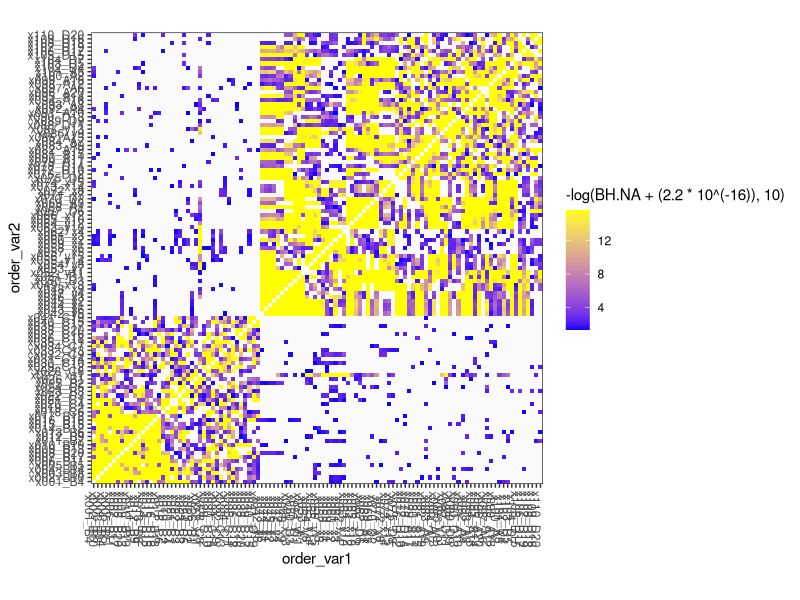

Generate this figure with R:
#Load ggplot2

library(ggplot2)

#Read in data

data <- read.table("./0.ordered_variables.txt", header=TRUE)

#Make heatmap

t <- ggplot(data=data, aes(x=order_var1, y=order_var2, fill=-log( BH.NA + (2.2*10^(-16)) ,10)))

t + geom_tile() + scale_fill_gradient(low="blue", high="yellow", na.value="gray98")  +theme_bw() + theme(axis.text.x=element_text(angle=-90)) + coord_fixed()

